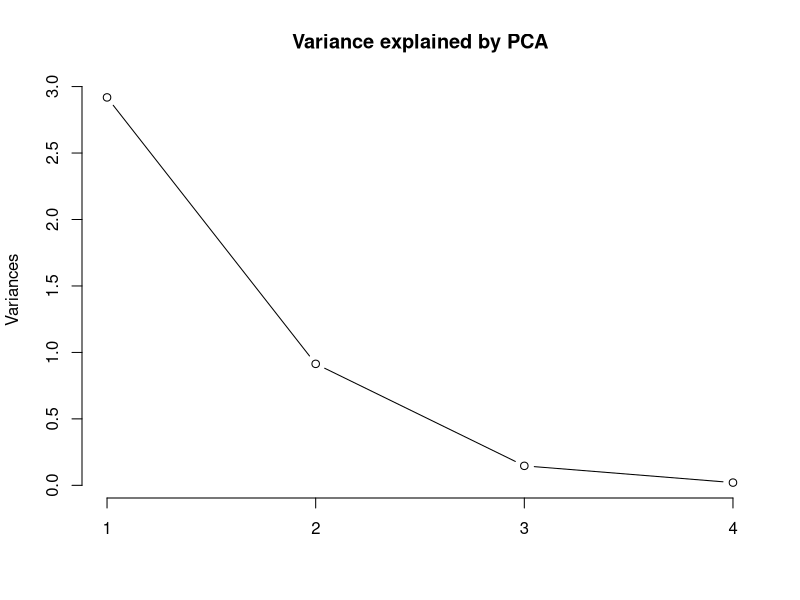
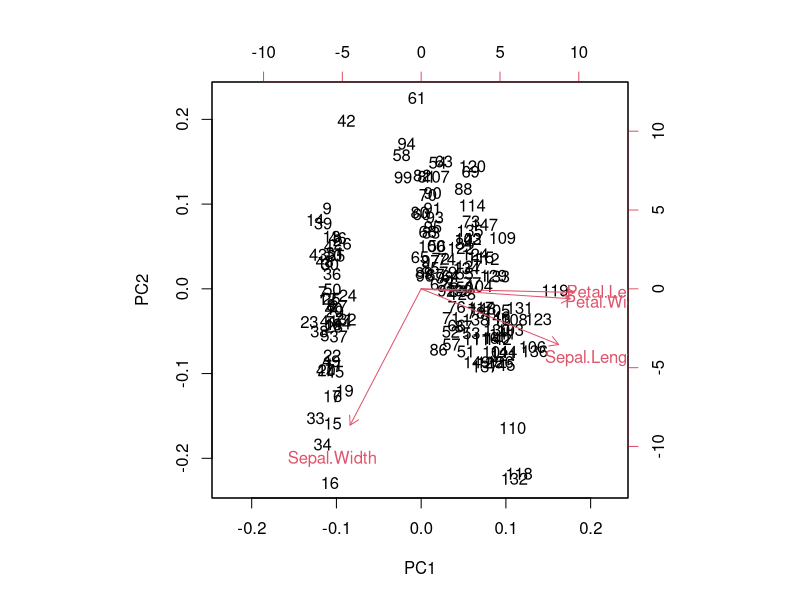
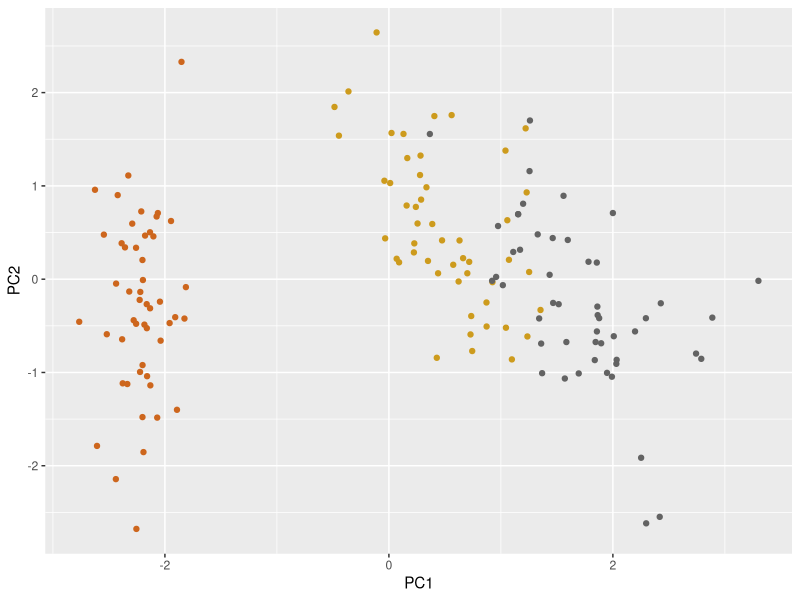

Here is the R script that generated these plots, in order:
# title: "Principal Component Analysis in R"
# author: "Arpan"
# date: "January 4, 2017"
# output: pdf_document
  


#Importing the library MASS for iris dataset 


library(MASS,quietly = TRUE)


#Storing the data set named "iris" into DataFrame named "DataFrame"

DataFrame <- iris


#Type help("iris") to know about the data set 
help("iris")


#Lets check out the structure of the data 
str(DataFrame)

#Check the dimension of this data frame
dim(DataFrame)


#Check first 3 rows
head(DataFrame,3)

#Check the summary of data 
summary(DataFrame)

#Check the number of unique values 
apply(DataFrame,2,function(x) length(unique(x)))

#Lets check the data set again
str(DataFrame)

#Let's do the principal companent analysis.Center=TRUE and scale=TRUE means we are scaling and centering the data before PCA.
modelPCA<-prcomp(x=DataFrame[,1:4],
center = TRUE,
scale. = TRUE)

#Plot the variance explained by principal components
plot(modelPCA,type = "l",
main="Variance explained by PCA"
)

#Let's find the variance explained by the first two Principal components(PC's)
sum(modelPCA$sdev[1:2]^2)/sum(modelPCA$sdev^2)

#We can see from above that only first two principal components alone can explain 95.8 % variance in the data 
                                                                       
#Let's check the complete summary of PCA.It shows the standard deviance and  variance explained by each of the PCA components.Cumulative proportion of PC3 is 0.994 which means if we use first three components together in the data then these three components alltogether explains 99.4 % variablility in the data set.
                                                                         
                                                                         
summary(modelPCA)
 
#We can see from above that sum of proportion of variance explained by first two  principal components is 95.8 % (0.7296+0.2285).
                                                                        
#Let's plot the biplot showing first two PC's and the original feature vectors in this 2D space i.e original feature vectors as linear combination of first two PC's
biplot(modelPCA)
                                                                        
#Let's try to do data visualization .We will use the principal component feature vectors instead of actual feature vectors like sepal-width,petal-width,etc.We will then color the data points based on Species variable.It is very easy to see that our PCA has worked!! Just based on two principal components we can see three clusters of setosa,versicolor,virginica in the data which are clearly separate.
library(ggplot2)
ggplot(as.data.frame(modelPCA$x[,1:2]))+geom_point(aes(x=PC1,y=PC2),                                        col=colors()[c(55,150,300)][as.factor(DataFrame$Species)])
                                                                        